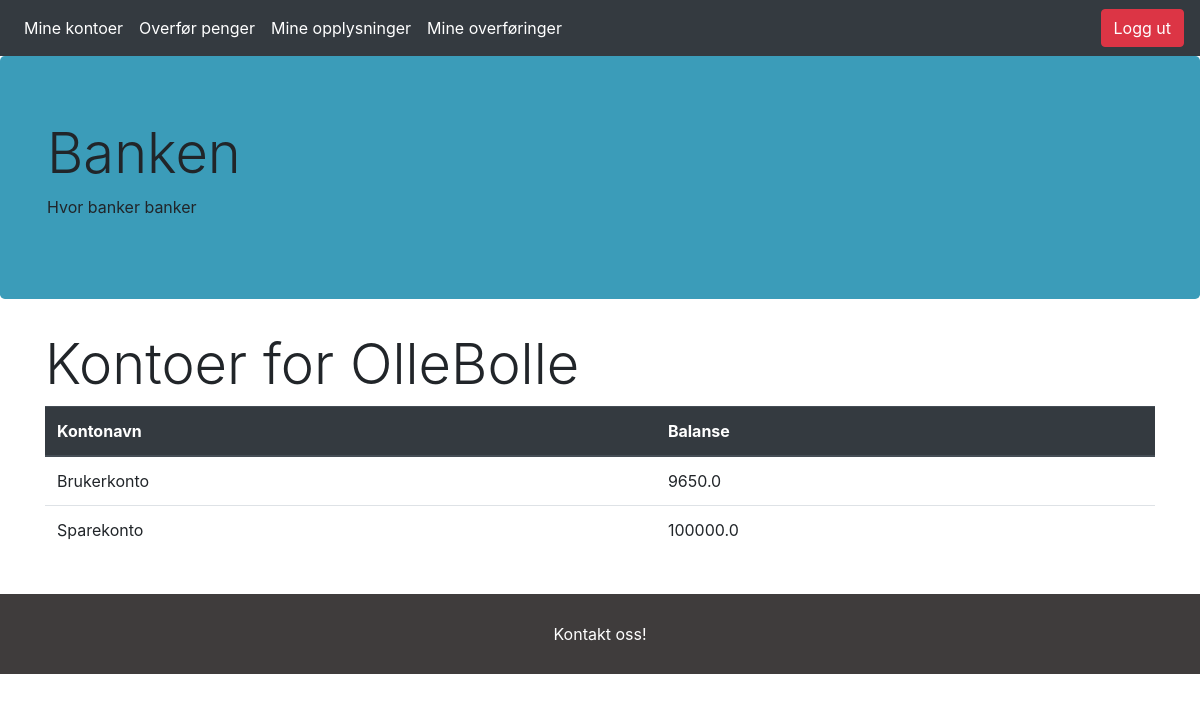
/myaccs (signed in), run on the app's committed database.
### app/models.py (models this page shows, shortened)
class User(db.Model, UserMixin):
    id = db.Column(db.Integer, primary_key=True, nullable=False)
    username = db.Column(db.String(20), unique=True, nullable=False)
    useremail = db.Column(db.String(120), unique=True, nullable=False)
    useraddr = db.Column(db.String(200), nullable=False)
    userpwd = db.Column(db.String(60), nullable=False)
    usertlf = db.Column(db.Integer(), unique=True,  nullable=False)
    accounts = db.relationship('Account',  backref='holder', lazy=True)
    logs = db.relationship('Log', backref='logger', lazy=True)
    confirmed = db.Column(db.Boolean, nullable=False, default=False)
    confirmed_on = db.Column(db.DateTime, nullable=True)
    otp_secret = db.Column(db.String(16))
    confirmed = db.Column(db.Boolean, nullable=False, default=False)
    confirmed_on = db.Column(db.DateTime, nullable=True)

class Account(db.Model):
    id = db.Column(db.Integer, primary_key=True)
    accname = db.Column(db.String(20), nullable=False)
    balance = db.Column(db.Float)
    accuser = db.Column(db.Integer, db.ForeignKey('user.id'), nullable=False)

### app/routes.py (the view)
@app.route("/myaccs")
@login_required
def myaccs():
    return render_template('myaccs.html'), 200, {
        'Cache-Control': 'no-cache, no-store, must-revalidate',
        'Pragma': 'no-cache',
        'Expires': '0'}

### app/models.py (called while the page is built)
@login_manager.user_loader
def load_user(user_id):
    return User.query.get(int(user_id))

### app/routes.py (called while the page is built)
@app.before_request
def before_request():
    session.permanent = True
    app.permanent_session_lifetime = dt.timedelta(minutes=10)
    session.modified = True

### app/templates/myaccs.html
{%extends 'base.html'%} {% block body %}
<div class="container mx-auto">
    <h1 class="display-4"> Kontoer for {{ current_user.username }} </h1>
    <table class="table">
        <thead class="thead-dark">
            <th>Kontonavn</th>
            <th>Balanse</th>
        </thead>
        {%for acc in current_user.accounts if current_user.accounts%}
        <tr>
            <td>{{ acc.accname}}</td>
            <td>{{ acc.balance }}</td>
        </tr>
        {% endfor %}
    </table>
</div>
{% endblock %}

### data on the page
User: username "OlleBolle"
Account: accname "Brukerkonto", balance "9650.0"
Account: accname "Sparekonto", balance "100000.0"
